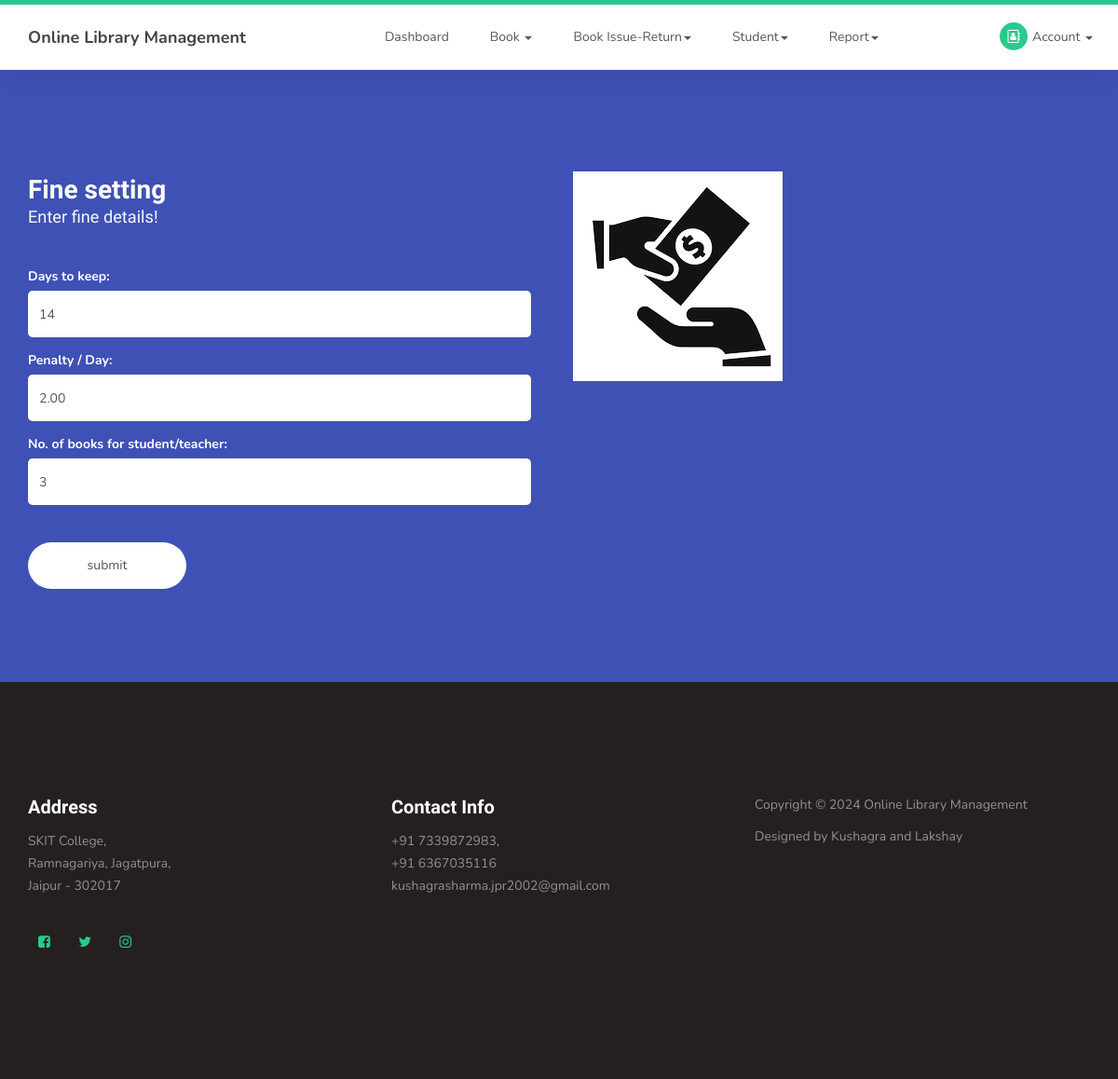
/finesetting.php (signed in), run on the app's committed database.
### tables this page shows
CREATE TABLE `finesettings` (
  `daytokeep` int(10) NOT NULL,
  `penaltycost` float(10,2) NOT NULL,
  `nobooks` int(10) NOT NULL
);

### finesetting.php (the view, shortened to what this page needs)
<?php
include("header.php");
$sql = "SELECT   * FROM finesettings";
$qsql = mysqli_query($con,$sql);
$rs = mysqli_fetch_array($qsql);
?>
     <section id="contact">
          <div class="container">
               <div class="row">
<form id="contact-form" role="form" action="" method="post" enctype="multipart/form-data" onsubmit="return validatedata()" name="frmform">
	<div class="col-md-6 col-sm-12">
			  <div class="section-title">
				   <h2>Fine setting<small>Enter fine details!</small></h2>
			  </div>
			  <div class="col-md-12 col-sm-12">
				<label>Days to keep:<span class="err" id="iddaytokeepid"></span></label>
				<input type="number" min="0" class="form-control" placeholder="Enter days to keep" name="daytokeep" value="<?php echo $rs['daytokeep']; ?>" >
				<label>Penalty / Day:<span class="err" id="idpenaltycost"></span></label>
				<input type="number" min="0" class="form-control" placeholder="Enter penalty cost" name="penaltycost" value="<?php echo $rs['penaltycost']; ?>" >
				<label>No. of books for student/teacher:<span class="err" id="idnobooks"></span></label>
				<input type="number" min="0" class="form-control" placeholder="Enter Number of books" name="nobooks" value="<?php echo $rs['nobooks']; ?>" >
			  </div>
			  <div class="col-md-4 col-sm-12">
			  <Br></br>
				   <input type="submit" class="form-control" name="submit" value="submit">
			  </div>
	</div>
	<div class="col-md-6 col-sm-12">
		 <div class="contact-image">
			  <img src="images/fine.jpg">
		 </div>
	</div>
</form>
               </div>
          </div>
     </section>
<?php
include("footer.php");
?>

### css/templatemo-style.css (style rules this page uses)
body { background: #ffffff; font-family: 'Nunito', sans-serif; overflow-x: hidden; padding-top: 70px; }
h1,h2,h3,h4,h5,h6 { font-family: 'Muli', sans-serif; font-weight: bold; line-height: inherit; }
h2 { color: #353535; font-size: 2em; padding-bottom: 10px; }
html { -webkit-font-smoothing: antialiased; }
a, input, button, .form-control { -webkit-transition: 0.5s; transition: 0.5s; }
.section-title { padding-bottom: 40px; }
.section-title h2 { margin: 0; }
.section-title small { display: block; }
section { position: relative; padding: 100px 0; }
#contact { background: #3f51b5; }
#contact h2 { color: #ffffff; }
#contact .section-title { padding-bottom: 20px; }
#contact h2 > small, #contact p, #contact a { color: #f9f9f9; }
#contact-form { padding: 1em 0; }
#contact-form .col-md-12, #contact-form .col-md-4 { padding-left: 0; }
#contact-form .form-control { border: 0; border-radius: 5px; box-shadow: none; }
#contact-form input { height: 50px; }
#contact-form label { color: #ffffff; padding-top: 15px; }
#contact-form input[type='submit'] { border-radius: 50px; border: 1px solid transparent; }

### data on the page
finesettings: daytokeep "14", penaltycost "2.00", nobooks "3"
